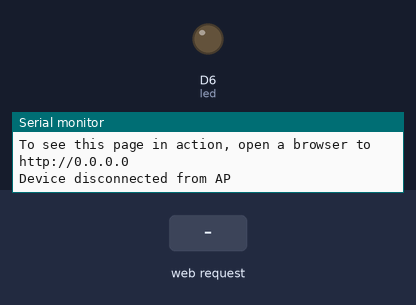
Bench run of a sketch on a simulated Arduino MKR. On the bench: output pins drawn as LEDs (lit = HIGH), the last lines printed to the serial monitor. The inputs (shaded band) are chosen by the test bench.

Above: at 11.2 s.
11.3 s: HTTP request GET /H received
At 12.2 s:
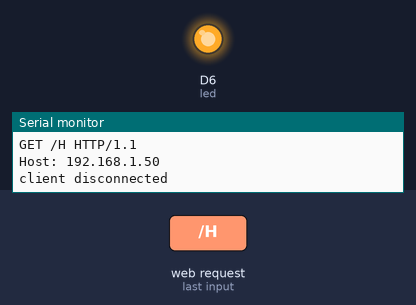
12.8 s: HTTP request GET /L received
At 13.4 s:
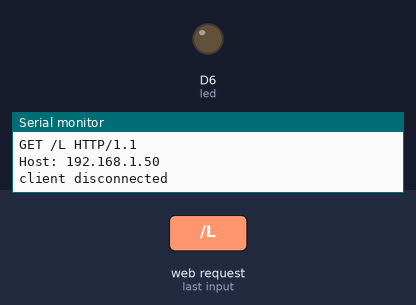
Timing chart, 0 to 15.8 s (numbered marks = the images above; inputs shaded):
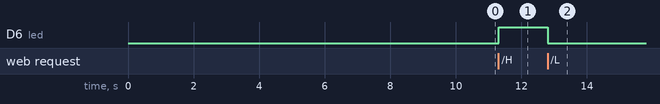

Measured:
- after the input at 11.3 s, D6 (led): LOW → HIGH at once
- after the input at 12.8 s, D6 (led): HIGH → LOW at once

The sketch:

exampleWebServer.ino
```cpp
/*
  WiFi Web Server LED Blink

  A simple web server that lets you blink an LED via the web.
  This sketch will create a new access point (with no password).
  It will then launch a new server and print out the IP address
  to the Serial monitor. From there, you can open that address in a web browser
  to turn on and off the LED on pin 13.

  If the IP address of your board is yourAddress:
    http://yourAddress/H turns the LED on
    http://yourAddress/L turns it off

  created 25 Nov 2012
  by Tom Igoe
  adapted to WiFi AP by Adafruit
 */

#include <SPI.h>
#include <WiFiNINA.h>
///////please enter your sensitive data in the Secret tab/arduino_secrets.h
char ssid[] = "JihoLABS 33 IoT";        // your network SSID (name)
char pass[] = "123456789a";    // your network password (use for WPA, or use as key for WEP)
int keyIndex = 0;                // your network key Index number (needed only for WEP)

int led =  LED_BUILTIN;
int status = WL_IDLE_STATUS;
WiFiServer server(80);

void setup() {
  //Initialize serial and wait for port to open:
  Serial.begin(9600);
  while (!Serial) {
    ; // wait for serial port to connect. Needed for native USB port only
  }

  Serial.println("Access Point Web Server");

  pinMode(led, OUTPUT);      // set the LED pin mode

  // check for the WiFi module:
  if (WiFi.status() == WL_NO_MODULE) {
    Serial.println("Communication with WiFi module failed!");
    // don't continue
    while (true);
  }

  String fv = WiFi.firmwareVersion();
  if (fv < WIFI_FIRMWARE_LATEST_VERSION) {
    Serial.println("Please upgrade the firmware");
  }

  // by default the local IP address of will be 192.168.4.1
  // you can override it with the following:
  // WiFi.config(IPAddress(10, 0, 0, 1));

  // print the network name (SSID);
  Serial.print("Creating access point named: ");
  Serial.println(ssid);

  // Create open network. Change this line if you want to create an WEP network:
  status = WiFi.beginAP(ssid, pass);
  if (status != WL_AP_LISTENING) {
    Serial.println("Creating access point failed");
    // don't continue
    while (true);
  }

  // wait 10 seconds for connection:
  delay(10000);

  // start the web server on port 80
  server.begin();

  // you're connected now, so print out the status
  printWiFiStatus();
}


void loop() {
  // compare the previous status to the current status
  if (status != WiFi.status()) {
    // it has changed update the variable
    status = WiFi.status();

    if (status == WL_AP_CONNECTED) {
      // a device has connected to the AP
      Serial.println("Device connected to AP");
    } else {
      // a device has disconnected from the AP, and we are back in listening mode
      Serial.println("Device disconnected from AP");
    }
  }

  WiFiClient client = server.available();   // listen for incoming clients

  if (client) {                             // if you get a client,
    Serial.println("new client");           // print a message out the serial port
    String currentLine = "";                // make a String to hold incoming data from the client
    while (client.connected()) {            // loop while the client's connected
      if (client.available()) {             // if there's bytes to read from the client,
        char c = client.read();             // read a byte, then
        Serial.write(c);                    // print it out the serial monitor
        if (c == '\n') {                    // if the byte is a newline character

          // if the current line is blank, you got two newline characters in a row.
          // that's the end of the client HTTP request, so send a response:
          if (currentLine.length() == 0) {
            // HTTP headers always start with a response code (e.g. HTTP/1.1 200 OK)
            // and a content-type so the client knows what's coming, then a blank line:
            client.println("HTTP/1.1 404 NOT FOUND");
            client.println("Content-type:text/html");
            client.println();

            // the content of the HTTP response follows the header:
            client.print("Click <a href=\"/H\">here</a> turn the LED on<br>");
            client.print("Click <a href=\"/L\">here</a> turn the LED off<br>");

            // The HTTP response ends with another blank line:
            client.println();
            // break out of the while loop:
            break;
          }
          else {      // if you got a newline, then clear currentLine:
            currentLine = "";
          }
        }
        else if (c != '\r') {    // if you got anything else but a carriage return character,
          currentLine += c;      // add it to the end of the currentLine
        }

        // Check to see if the client request was "GET /H" or "GET /L":
        if (currentLine.endsWith("GET /H")) {
          digitalWrite(led, HIGH);               // GET /H turns the LED on
        }
        if (currentLine.endsWith("GET /L")) {
          digitalWrite(led, LOW);                // GET /L turns the LED off
        }
      }
    }
    // close the connection:
    client.stop();
    Serial.println("client disconnected");
  }
}

void printWiFiStatus() {
  // print the SSID of the network you're attached to:
  Serial.print("SSID: ");
  Serial.println(WiFi.SSID());

  // print your WiFi shield's IP address:
  IPAddress ip = WiFi.localIP();
  Serial.print("IP Address: ");
  Serial.println(ip);

  // print where to go in a browser:
  Serial.print("To see this page in action, open a browser to http://");
  Serial.println(ip);

}
```
